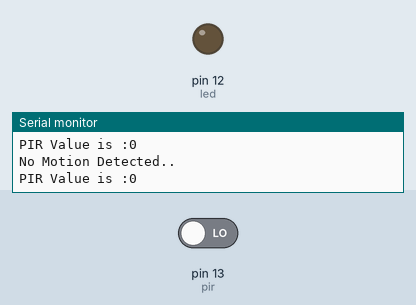
Bench run of a sketch on a simulated Arduino Uno, built with avr-gcc and run on an emulated ATmega328P. Shown: output pins drawn as LEDs (lit = HIGH), the last lines printed to the serial monitor. Inputs (shaded band) come from the test bench; at power-on: pin 13 (pir) LOW.

Above: at 4.8 s.
4.9 s: pin 13 (pir) driven HIGH
At 6.3 s:
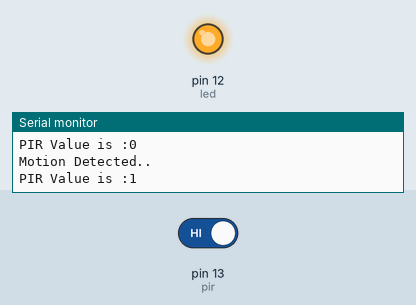
7.6 s: pin 13 (pir) driven LOW
At 9.0 s:
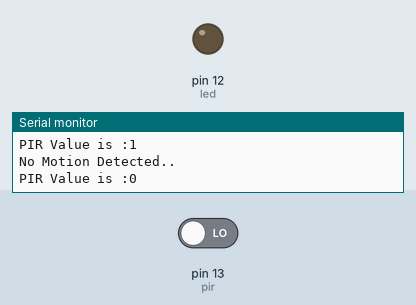
Timing chart, 0 to 10.6 s (numbered marks = the images above; inputs shaded):
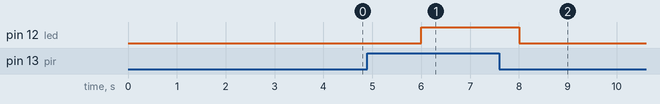

The sketch:

PIR.ino
```cpp
#define pir 13
#define led 12

void setup() {
  // put your setup code here, to run once:
  pinMode(pir, INPUT);
  pinMode(led, OUTPUT);
  Serial.begin(9600);

}

void loop() {
  // put your main code here, to run repeatedly:

  int value = 0;
  value = digitalRead(pir);

  if(value == HIGH)
  {
    Serial.println("Motion Detected..");
    digitalWrite(led, HIGH);
    Serial.print("PIR Value is :");
    Serial.println(value);
//    delay(1000);
  }
  else
  {
    Serial.println("No Motion Detected..");
    digitalWrite(led, LOW);
    Serial.print("PIR Value is :");
    Serial.println(value);
//    delay(1000);
  }
  delay(2000);
}
```

Measured:
- after the input at 4.9 s, pin 12 (led): LOW → HIGH after 1.1 s
- after the input at 7.6 s, pin 12 (led): HIGH → LOW after 0.40 s
